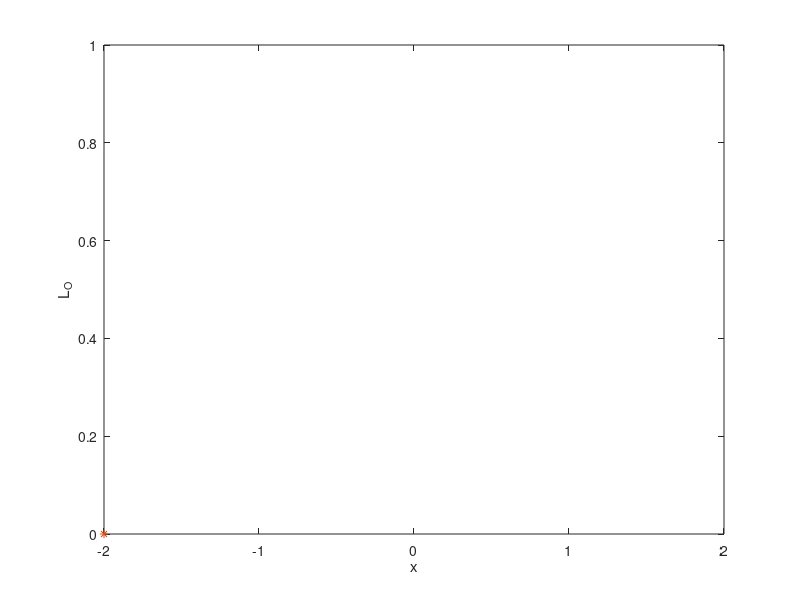
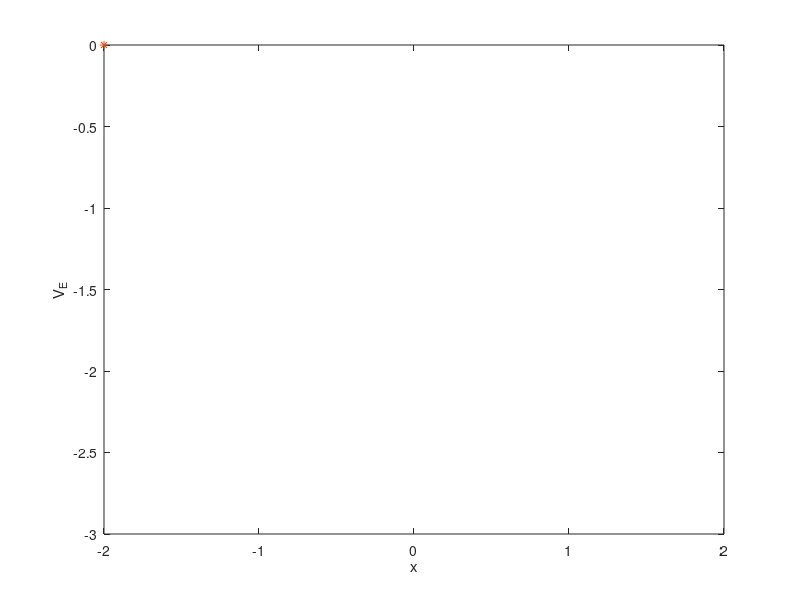

Write the MATLAB code that produced these figures, in order. (Note: this script raises an error after producing the figures.)
% 💕 Gen式双向奔赴理论 - 用数学证明爱情的力量
% 警告：本代码仅供娱乐，使用前请确保有一颗相信爱情的心 ❤️

% 定义爱情的时间轴（从-2到2，就像从陌生到熟悉的过程）
x = -2:0.1:2;
nImages = length(x);  % 记录爱情路上的每一个瞬间

% 为三个不同的"爱情状态"准备存储空间
im1 = cell(size(x));  % 存储单方面付出的结果（没有灵魂）
im2 = cell(size(x));  % 存储另一个单方面付出的结果（没有内涵）
im3 = cell(size(x));  % 存储双向奔赴的完美结果（有灵魂有内涵）

% 核心理论：两个物体的运动方程
% L_O：代表"Love"中的"L"，象征着爱情的上半部分
L_O = sqrt(1-(abs(x)-1).^2);
% V_E：代表"Love"中的"E"，象征着爱情的下半部分
V_E = -3*sqrt(1-sqrt(abs(x)/2));

% 开始模拟爱情的发展过程，每一帧都是爱情路上的一个瞬间
for j = 1:nImages
    % 场景1：单方面付出的悲剧（L_O独自努力）
    % 这就像一个人单方面追求，结果...你懂的 😢
    fig = figure('Visible', 'off');
    set(gcf,'unit','normalized','position',[0.2,0.0,0.70,0.3]);
    plot(x(1:j),L_O(1:j),Color='b',LineWidth=4);  % 蓝色代表忧郁
    axis([-2 2 0 1]);
    hold on;
    plot(x(j),L_O(j),'*');  % 当前时刻的位置，就像单恋者的心
    xlabel('x')
    ylabel('L_O')
    frame = getframe(fig);
    im1{j} = frame2im(frame);
    close;

    % 场景2：另一个单方面付出的悲剧（V_E独自努力）
    % 这就像另一个人也在单方面追求，结果...还是悲剧 😭
    fig = figure('Visible', 'off');
    set(gcf,'unit','normalized','position',[0.2,0.0,0.70,0.9]);
    plot(x(1:j),V_E(1:j),Color='g',LineWidth=4);  % 绿色代表...嗯，嫉妒？
    axis([-2 2 -3 0]);
    hold on;
    plot(x(j),V_E(j),'*');  % 另一个单恋者的心
    xlabel('x')
    ylabel('V_E')
    frame = getframe(fig);
    im2{j} = frame2im(frame);
    disp("Figure"+num2str(j)+",Done");  % 进度提示：爱情路上第j步完成
    close;

    % 场景3：双向奔赴的完美结局！💕
    % 这就是传说中的"双向奔赴"，两个人都努力，结果...完美！
    fig = figure('Visible', 'off');
    set(gcf,'unit','normalized','position',[0.2,0.0,0.70,1.2]);
    plot(x(1:j),L_O(1:j),Color='r',LineWidth=4);  % 红色代表热情和爱情
    axis([-2 2 -3 1]);
    hold on;
    plot(x(1:j),V_E(1:j),Color='r',LineWidth=4);  % 两条红线交织，就像两颗心
    plot(x(j),V_E(j),'*');  % 当前时刻，两颗心相遇
    plot(x(j),L_O(j),'*');  % 这就是爱情的力量！
    xlabel('x')
    ylabel('L_O V_E')  % 合在一起就是LOVE！
    frame = getframe(fig);
    im3{j} = frame2im(frame);
    disp("Figure"+num2str(j)+",Done");  % 双向奔赴第j步完成，距离完美爱情又近了一步
    close;
end

%% 🎬 生成爱情动画 - 见证三种不同的爱情结局

% 生成第一个悲剧：单方面付出的结果（没有灵魂）
% 这个GIF会告诉你，单恋是多么的...嗯，没有灵魂 😢
filename = 'L_o.gif'; 
for idx = 1:nImages
    [A,map] = rgb2ind(im1{idx},256);
    if idx == 1
        imwrite(A,map,filename,'gif','LoopCount',Inf,'DelayTime',0.1);  % 无限循环，就像单恋者的痛苦
    else
        imwrite(A,map,filename,'gif','WriteMode','append','DelayTime',0.1);
    end
end

% 生成第二个悲剧：另一个单方面付出的结果（没有内涵）
% 这个GIF会告诉你，另一个单恋者也是...嗯，没有内涵 😭
filename = 'V_E.gif'; 
for idx = 1:nImages
    [A,map] = rgb2ind(im2{idx},256);
    if idx == 1
        imwrite(A,map,filename,'gif','LoopCount',Inf,'DelayTime',0.1);  % 无限循环，就像另一个单恋者的痛苦
    else
        imwrite(A,map,filename,'gif','WriteMode','append','DelayTime',0.1);
    end
end

% 生成完美结局：双向奔赴的结果（有灵魂有内涵）💕
% 这个GIF会告诉你，真正的爱情是多么的美好！
filename = 'LOVE.gif'; 
for idx = 1:nImages
    [A,map] = rgb2ind(im3{idx},256);
    if idx == 1
        imwrite(A,map,filename,'gif','LoopCount',Inf,'DelayTime',0.1);  % 无限循环，就像永恒的爱情
    else
        imwrite(A,map,filename,'gif','WriteMode','append','DelayTime',0.1);
    end
end

% 🎉 恭喜！你已经成功生成了三个爱情动画
% 现在你可以用这些GIF来证明：双向奔赴才是王道！
% 单身狗慎看，可能引起不适 😏